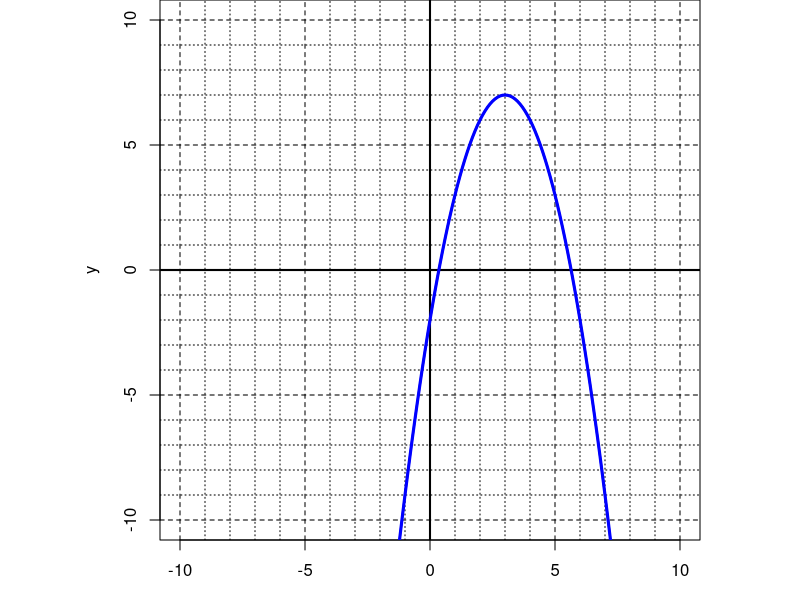
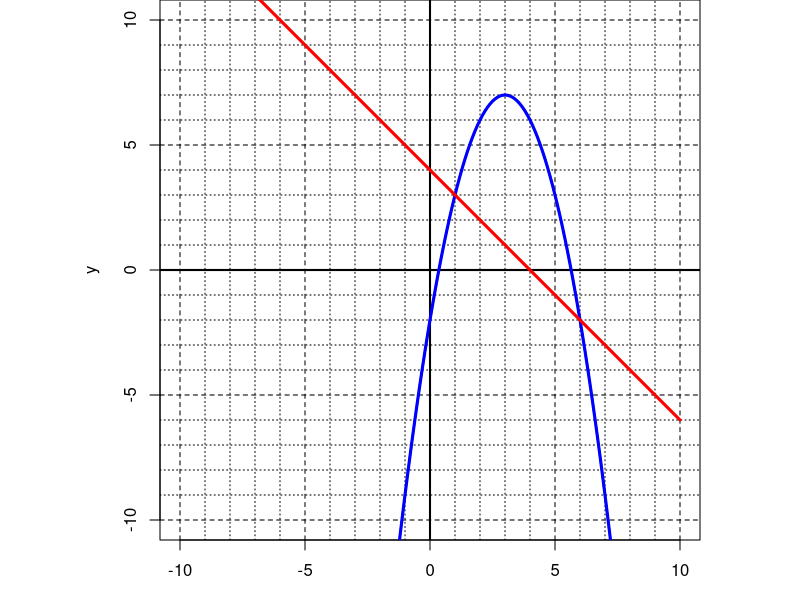

Recreate these plots in R, in order.
## ---- chunk 1
while(T){
  xsol = sample(-7:7,3)
  a = sample(c(-1,1),1)
  r = xsol[1]
  s = xsol[2]
  xint = sample(-4:4,1)
  yint = xint*sample(c(-1,1),1)
  rand = sample(c(-1,1),1)
  linex = paste0(rand*sign(xint),"x+",rand*sign(yint),"y=",rand*abs(xint))
  linex = gsub("1x","x",linex)
  linex = gsub("1y","y",linex)
  linex = gsub("+-","-",linex,fixed=T)
  m = round(-yint/xint)
  b = yint
  xv = (r+s+m)/2
  yv1 = a*(xv-r)*(xv-s)+xv*m+b
  yi1 = r*m+b
  yi2 = s*m+b
  x1 = r
  y1 = r*m+b
  y2 = s
  x2 = s*m+b
  x3 = (r+s+m)/2
  y3 = a*(x3-r)*(x3-s)+x3*m+b
  x4 = xsol[3]
  y4 = x4*m+b
  p1 = paste0("(",x1,", ",y1,")",collapse="")
  p2 = paste0("(",x2,", ",y2,")",collapse="")
  p3 = paste0("(",x3,", ",y3,")",collapse="")
  p4 = paste0("(",x4,", ",y4,")",collapse="")
  ps = sample(c(p1,p2,p3,p4))
  sol = paste0(1*(ps==p1),collapse="")
  if(!is.nan(yv1) && y2!=x2 && x3!=x1 && x3!=x2  && abs(yv1)<8 && abs(yi1)<8 && abs(yi2)<8 && sign(a)==sign(-yv1) && y3!=0 && y1!=0 && x3%%1==0 && abs(diff(c(x4,x3)))<5 && abs(diff(c(x4,x3)))>0 && length(unique(ps))==4){break}
}

## ---- chunk 2
par(mar=c(3,3,0,0),pty="s")
x = seq(-10,10,0.1)
plot(x,a*(x-xsol[1])*(x-xsol[2])+m*x+b,xlim=c(-10,10),ylim=c(-10,10),type="l",lwd=2,col="blue",xlab="x",ylab="y")
for(i in 1:10){
  if(i%%5==0){
    abline(h=i,lty=2)
    abline(h=-i,lty=2)
    abline(v=i,lty=2)
    abline(v=-i,lty=2)
  } else {
    abline(h=i,lty=3)
    abline(h=-i,lty=3)
    abline(v=i,lty=3)
    abline(v=-i,lty=3)
  }
  
}
abline(h=0,lwd=2)
abline(v=0,lwd=2)
lines(x,a*(x-xsol[1])*(x-xsol[2])+m*x+b,lwd=3,col="blue")
## ---- chunk 3
par(mar=c(3,3,0,0),pty="s")
x = seq(-10,10,0.1)
plot(x,a*(x-xsol[1])*(x-xsol[2])+m*x+b,xlim=c(-10,10),ylim=c(-10,10),type="l",lwd=2,col="blue",xlab="x",ylab="y")
for(i in 1:10){
  if(i%%5==0){
    abline(h=i,lty=2)
    abline(h=-i,lty=2)
    abline(v=i,lty=2)
    abline(v=-i,lty=2)
  } else {
    abline(h=i,lty=3)
    abline(h=-i,lty=3)
    abline(v=i,lty=3)
    abline(v=-i,lty=3)
  }
  
}
abline(h=0,lwd=2)
abline(v=0,lwd=2)
lines(x,a*(x-xsol[1])*(x-xsol[2])+m*x+b,lwd=3,col="blue")
lines(x,m*x+b,lwd=3,col="red")
